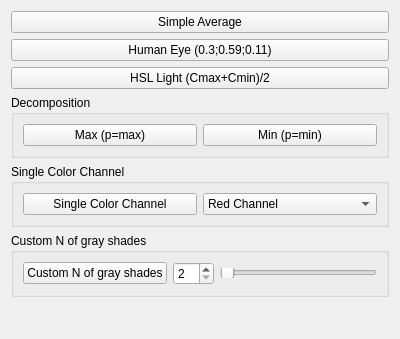
<?xml version="1.0" encoding="UTF-8"?>
<ui version="4.0">
 <class>ToGreyscale</class>
 <widget class="QWidget" name="ToGreyscale">
  <property name="geometry">
   <rect>
    <x>0</x>
    <y>0</y>
    <width>400</width>
    <height>339</height>
   </rect>
  </property>
  <property name="windowTitle">
   <string>Form</string>
  </property>
  <layout class="QVBoxLayout" name="verticalLayout">
   <item>
    <widget class="QPushButton" name="pushButton">
     <property name="text">
      <string>Simple Average</string>
     </property>
    </widget>
   </item>
   <item>
    <widget class="QPushButton" name="pushButton_2">
     <property name="text">
      <string>Human Eye (0.3;0.59;0.11)</string>
     </property>
    </widget>
   </item>
   <item>
    <widget class="QPushButton" name="pushButton_3">
     <property name="text">
      <string>HSL Light (Cmax+Cmin)/2</string>
     </property>
    </widget>
   </item>
   <item>
    <widget class="QGroupBox" name="horizontalGroupBox">
     <property name="title">
      <string>Decomposition</string>
     </property>
     <layout class="QHBoxLayout" name="horizontalLayout">
      <item>
       <widget class="QPushButton" name="pushButton_4">
        <property name="text">
         <string>Max (p=max)</string>
        </property>
       </widget>
      </item>
      <item>
       <widget class="QPushButton" name="pushButton_5">
        <property name="text">
         <string>Min (p=min)</string>
        </property>
       </widget>
      </item>
     </layout>
    </widget>
   </item>
   <item>
    <widget class="QGroupBox" name="horizontalGroupBox_2">
     <property name="title">
      <string>Single Color Channel</string>
     </property>
     <layout class="QHBoxLayout" name="horizontalLayout_2">
      <item>
       <widget class="QPushButton" name="pushButton_6">
        <property name="text">
         <string>Single Color Channel</string>
        </property>
       </widget>
      </item>
      <item>
       <widget class="QComboBox" name="comboBox">
        <item>
         <property name="text">
          <string>Red Channel</string>
         </property>
        </item>
        <item>
         <property name="text">
          <string>Green Channel</string>
         </property>
        </item>
        <item>
         <property name="text">
          <string>Blue Channel</string>
         </property>
        </item>
       </widget>
      </item>
     </layout>
    </widget>
   </item>
   <item>
    <widget class="QGroupBox" name="horizontalGroupBox_3">
     <property name="title">
      <string>Custom N of gray shades</string>
     </property>
     <layout class="QHBoxLayout" name="horizontalLayout_3">
      <item>
       <widget class="QPushButton" name="pushButton_7">
        <property name="text">
         <string>Custom N of gray shades</string>
        </property>
       </widget>
      </item>
      <item>
       <widget class="QSpinBox" name="spinBox">
        <property name="minimum">
         <number>2</number>
        </property>
        <property name="maximum">
         <number>50</number>
        </property>
       </widget>
      </item>
      <item>
       <widget class="QSlider" name="horizontalSlider">
        <property name="maximumSize">
         <size>
          <width>16777215</width>
          <height>10</height>
         </size>
        </property>
        <property name="minimum">
         <number>2</number>
        </property>
        <property name="maximum">
         <number>50</number>
        </property>
        <property name="orientation">
         <enum>Qt::Horizontal</enum>
        </property>
       </widget>
      </item>
     </layout>
    </widget>
   </item>
   <item>
    <spacer name="verticalSpacer">
     <property name="orientation">
      <enum>Qt::Vertical</enum>
     </property>
     <property name="sizeHint" stdset="0">
      <size>
       <width>20</width>
       <height>0</height>
      </size>
     </property>
    </spacer>
   </item>
  </layout>
 </widget>
 <resources/>
 <connections/>
</ui>
